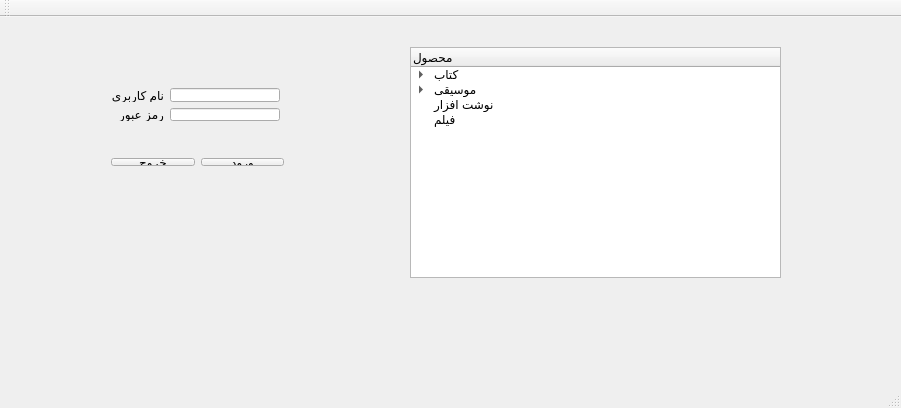
<?xml version="1.0" encoding="UTF-8"?>
<ui version="4.0">
 <class>login</class>
 <widget class="QMainWindow" name="login">
  <property name="geometry">
   <rect>
    <x>0</x>
    <y>0</y>
    <width>901</width>
    <height>408</height>
   </rect>
  </property>
  <property name="windowTitle">
   <string>login</string>
  </property>
  <widget class="QWidget" name="centralWidget">
   <widget class="QWidget" name="layoutWidget">
    <property name="geometry">
     <rect>
      <x>100</x>
      <y>130</y>
      <width>195</width>
      <height>30</height>
     </rect>
    </property>
    <layout class="QHBoxLayout" name="horizontalLayout">
     <item>
      <widget class="QPushButton" name="pushButton_2">
       <property name="text">
        <string>خروج</string>
       </property>
      </widget>
     </item>
     <item>
      <widget class="QPushButton" name="pushButton">
       <property name="text">
        <string>ورود</string>
       </property>
      </widget>
     </item>
    </layout>
   </widget>
   <widget class="QWidget" name="layoutWidget">
    <property name="geometry">
     <rect>
      <x>100</x>
      <y>60</y>
      <width>191</width>
      <height>55</height>
     </rect>
    </property>
    <layout class="QHBoxLayout" name="horizontalLayout_2">
     <item>
      <layout class="QVBoxLayout" name="verticalLayout">
       <item>
        <widget class="QLabel" name="label">
         <property name="text">
          <string>نام کاربری</string>
         </property>
        </widget>
       </item>
       <item>
        <widget class="QLabel" name="label_2">
         <property name="text">
          <string>رمز عبور</string>
         </property>
        </widget>
       </item>
      </layout>
     </item>
     <item>
      <layout class="QVBoxLayout" name="verticalLayout_2">
       <item>
        <widget class="QLineEdit" name="lineEdit"/>
       </item>
       <item>
        <widget class="QLineEdit" name="lineEdit_2">
         <property name="echoMode">
          <enum>QLineEdit::Password</enum>
         </property>
        </widget>
       </item>
      </layout>
     </item>
    </layout>
   </widget>
   <widget class="QTreeWidget" name="treeWidget">
    <property name="geometry">
     <rect>
      <x>410</x>
      <y>30</y>
      <width>371</width>
      <height>231</height>
     </rect>
    </property>
    <column>
     <property name="text">
      <string>محصول</string>
     </property>
    </column>
    <item>
     <property name="text">
      <string>کتاب</string>
     </property>
     <item>
      <property name="text">
       <string>داستان</string>
      </property>
     </item>
     <item>
      <property name="text">
       <string>شعر</string>
      </property>
     </item>
     <item>
      <property name="text">
       <string>کودک و نوجوان</string>
      </property>
     </item>
     <item>
      <property name="text">
       <string>خارجی</string>
      </property>
     </item>
     <item>
      <property name="text">
       <string>مرجع</string>
      </property>
     </item>
    </item>
    <item>
     <property name="text">
      <string>موسیقی</string>
     </property>
     <item>
      <property name="text">
       <string>تلفیقی</string>
      </property>
     </item>
     <item>
      <property name="text">
       <string>پاپ</string>
      </property>
     </item>
     <item>
      <property name="text">
       <string>سنتی</string>
      </property>
     </item>
     <item>
      <property name="text">
       <string>خارجی</string>
      </property>
     </item>
    </item>
    <item>
     <property name="text">
      <string>نوشت افزار</string>
     </property>
    </item>
    <item>
     <property name="text">
      <string>فیلم</string>
     </property>
    </item>
   </widget>
  </widget>
  <widget class="QMenuBar" name="menuBar">
   <property name="geometry">
    <rect>
     <x>0</x>
     <y>0</y>
     <width>901</width>
     <height>26</height>
    </rect>
   </property>
  </widget>
  <widget class="QToolBar" name="mainToolBar">
   <attribute name="toolBarArea">
    <enum>TopToolBarArea</enum>
   </attribute>
   <attribute name="toolBarBreak">
    <bool>false</bool>
   </attribute>
  </widget>
  <widget class="QStatusBar" name="statusBar"/>
 </widget>
 <layoutdefault spacing="6" margin="11"/>
 <resources/>
 <connections>
  <connection>
   <sender>pushButton_2</sender>
   <signal>clicked()</signal>
   <receiver>login</receiver>
   <slot>close()</slot>
   <hints>
    <hint type="sourcelabel">
     <x>149</x>
     <y>196</y>
    </hint>
    <hint type="destinationlabel">
     <x>148</x>
     <y>243</y>
    </hint>
   </hints>
  </connection>
 </connections>
</ui>
